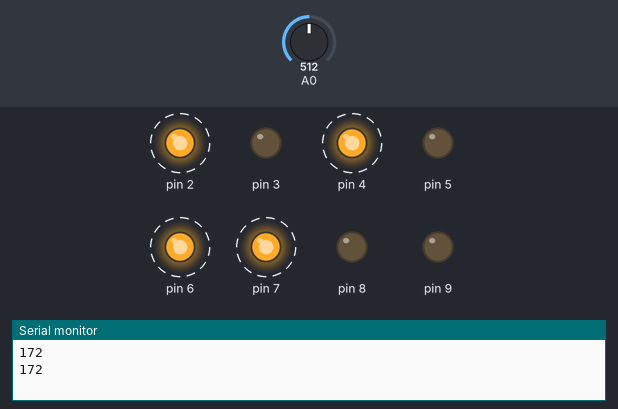
A sketch run on a simulated Arduino Uno, built with avr-gcc and run on an emulated ATmega328P. On the bench: output pins drawn as LEDs (lit = HIGH), the last lines printed to the serial monitor. Dashed ring = blinking. The test bench sets the inputs (shaded band); at power-on: A0 = 512. Random numbers use the default seed unless the sketch sets one.

Above: at 3.8 s.
3.9 s: A0 set to 716
At 5.8 s:
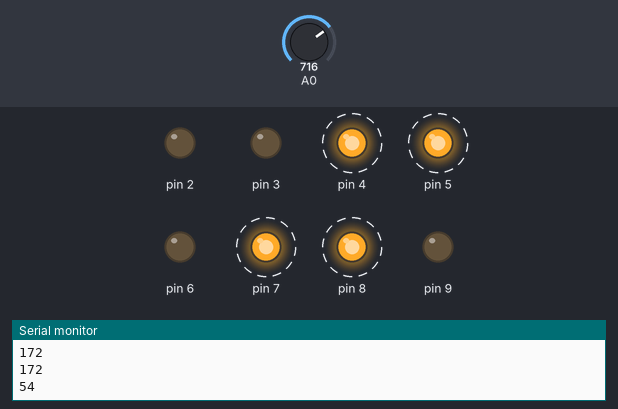
10.1 s: A0 set to 900
At 11.6 s:
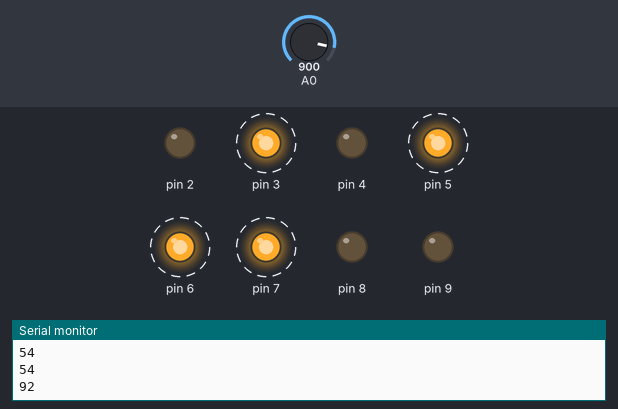
16.3 s: A0 set to 1023
At 17.5 s:
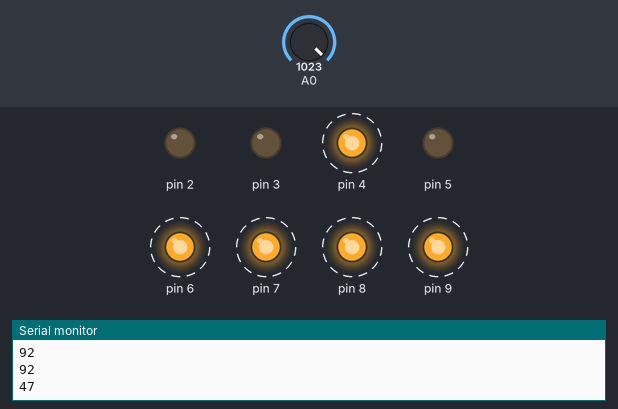
22.5 s: A0 set to 511
At 23.3 s:
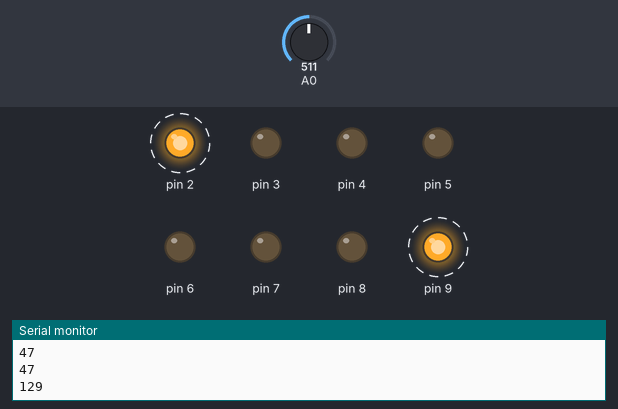
28.7 s: A0 set to 306
At 29.8 s:
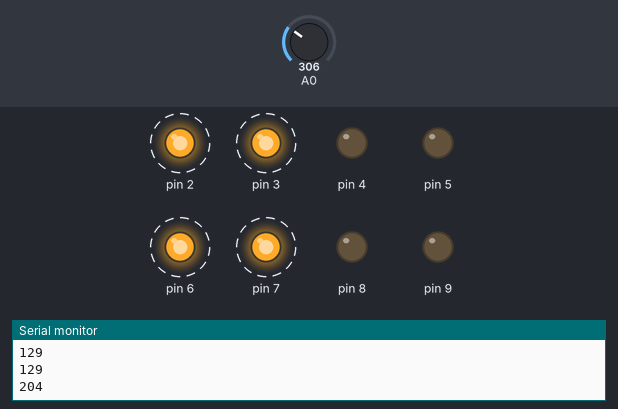
34.9 s: A0 set to 122
At 35.8 s:
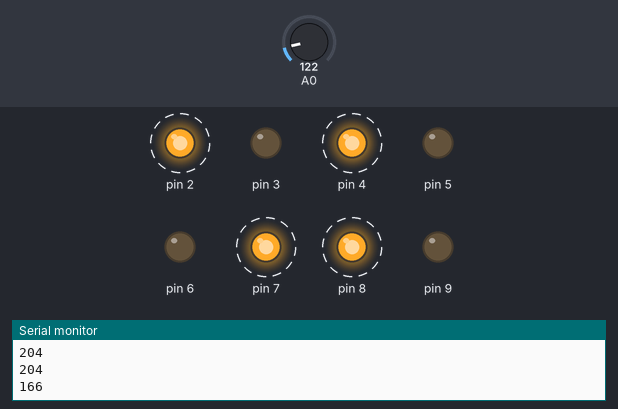
Timing chart, 0 to 42.1 s (numbered marks = the images above; inputs shaded):
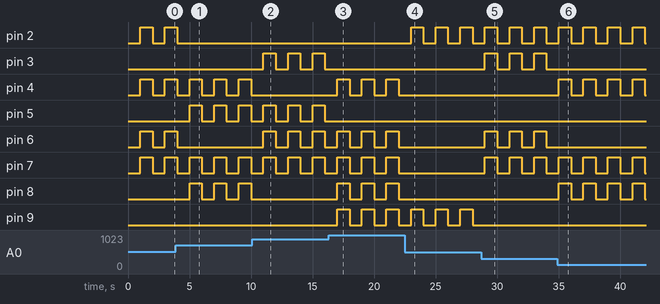

Measured:
- after the input at 3.9 s, pin 5, pin 8: alternates HIGH for 1.0 s and LOW for 1.0 s, starting after 1.1 s
- after the input at 10.1 s, pin 3, pin 6: alternates HIGH for 1.0 s and LOW for 1.0 s, starting after 0.90 s
- after the input at 16.3 s, pin 4, pin 8, pin 9: alternates HIGH for 1.0 s and LOW for 1.0 s, starting after 0.70 s
- after the input at 22.5 s, pin 2: alternates HIGH for 1.0 s and LOW for 1.0 s, starting after 0.51 s
- after the input at 28.7 s, pin 3, pin 6, pin 7: alternates HIGH for 1.0 s and LOW for 1.0 s, starting after 0.31 s
- after the input at 34.9 s, pin 4, pin 8: alternates HIGH for 1.0 s and LOW for 1.0 s, starting after 0.11 s
- by itself, pin 4, pin 7: alternates HIGH for 1.0 s and LOW for 1.0 s

The sketch:

homework8.ino
```cpp
long rnd;

void setup() {
  Serial.begin(9600);
  for(int i=2;i<=9;i++)
    pinMode(i, OUTPUT);
}

void loop() {
  Clean();
  randomSeed(analogRead(0));
  rnd = random(254);
  Serial.println(rnd);
  ShowBinary(rnd);
}
void ShowBinary(int dec)
{
  int r;
  int p=0;
  while(dec!=0)
  {
    r=dec%2;
    dec=dec/2;
    if (r==1)
      digitalWrite(9-p, HIGH);
    else
      digitalWrite(9-p, LOW);
    p++;
  }
  delay(1000);
}
void Clean()
{
  for(int i=2;i<=9;i++)
    digitalWrite(i, LOW);
  delay(1000);
}
```
